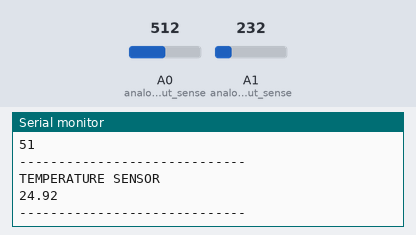
Bench run of a sketch on a simulated Arduino Uno, built for the host (arithmetic inside an expression is 32-bit, double 64-bit). Parts: the last lines printed to the serial monitor. Inputs (shaded band) come from the test bench; at power-on: A1 (analog_temperature_input_sense) = 232, A0 (analog_moisture_Input_sense) = 512.

Above: at 1.8 s.
1.9 s: A1 (analog_temperature_input_sense) set to 250
At 2.5 s:
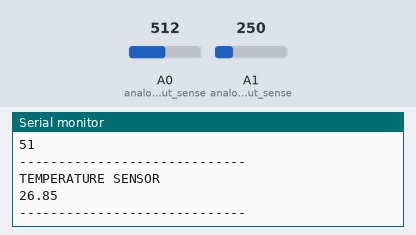
3.4 s: A0 (analog_moisture_Input_sense) set to 716
4.9 s: A1 (analog_temperature_input_sense) set to 266
At 5.9 s:
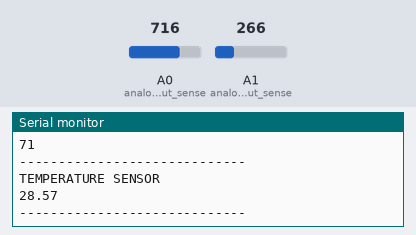
6.4 s: A0 (analog_moisture_Input_sense) set to 900
Timing chart, 0 to 8.9 s (numbered marks = the images above; inputs shaded):
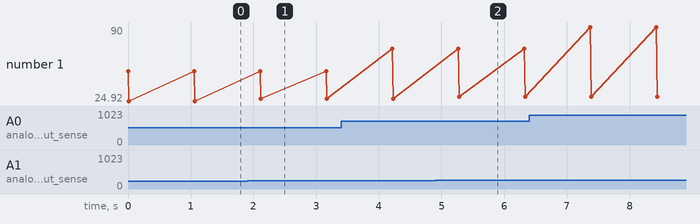

The sketch:

SoilMoistureSensor.ino
```cpp
int analog_moisture_Input_sense = 0; // Soil Sensor input at Analog PIN A0
int analog_temperature_input_sense = 1;
int moisture_value = 0;
int temperature_read;
float temperature_value = 0;

void setup()
  {
     analogReference(INTERNAL1V1);
     Serial.begin(9600);

  }

void loop()
  {
     moisture_value= analogRead(analog_moisture_Input_sense);
     moisture_value= moisture_value/10;

     temperature_read = analogRead(analog_temperature_input_sense);
     temperature_value = temperature_read/ 9.31;


     Serial.println("SOIL MOISTURE SENSOR");
     Serial.println(moisture_value);
     Serial.println("-----------------------------");
     Serial.println("TEMPERATURE SENSOR");
     Serial.println(temperature_value);
     Serial.println("-----------------------------");
     moisture_value = 0;
     temperature_value = 0;
     delay(1000);

  }
```

Measured:
- after the input at 1.9 s, the serial monitor: prints a new line after 0.22 s (image 1)
- after the input at 4.9 s, the serial monitor: prints a new line after 0.38 s (image 2)
- plotted number 1: 24.92 → 26.85 after the input at 1.9 s, 26.85 → 28.57 after the input at 4.9 s
